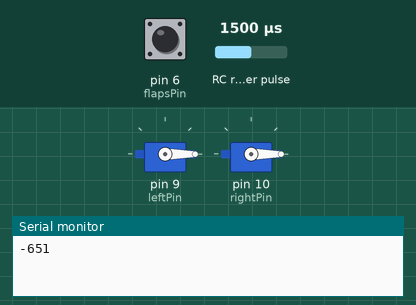
Simulated run of this sketch. Board: Arduino Uno, built with avr-gcc and run on an emulated ATmega328P. Parts: 2 × servo, the last lines printed to the serial monitor. Wiring (inferred from the names in the program): RC receiver channel: data pin 5. The test bench sets the inputs (shaded band); at power-on: RC receiver pulse 1500 µs, pin 6 (flapsPin) LOW.

Above: at 1.2 s.
1.3 s: RC receiver pulse (sensor on pin 5) set to 1750 µs
At 4.2 s:
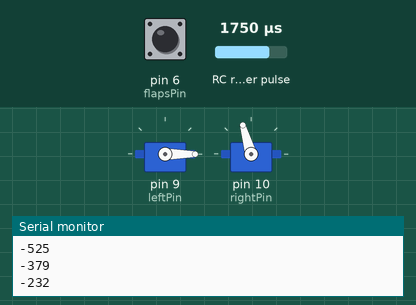
4.3 s: RC receiver pulse (sensor on pin 5) set to 1020 µs
At 7.2 s:
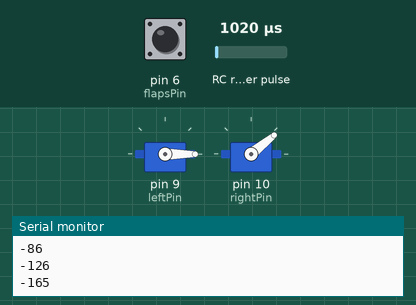
7.3 s: RC receiver pulse (sensor on pin 5) set to 1250 µs
10.3 s: RC receiver pulse (sensor on pin 5) set to 1500 µs
13.3 s: pin 6 (flapsPin) pulsed HIGH 5 times (0.12 s each, 0.3 s apart)
At 15.4 s:
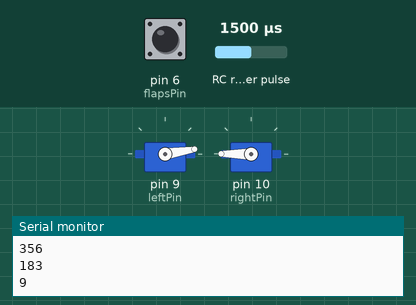
17.8 s: RC receiver pulse (sensor on pin 5) set to 1980 µs
At 24.5 s:
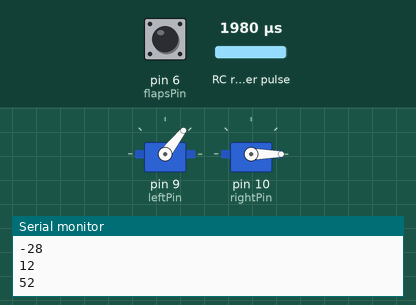
Timing chart, 0 to 25.3 s (numbered marks = the images above; inputs shaded):
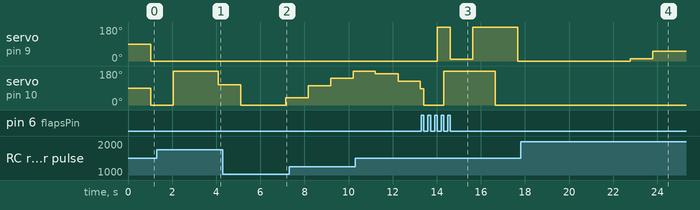

The sketch:

flaperons.ino
```cpp
#include <Servo.h>

#define FLAPSPERCENTAGE 40
#define LISSAGE 5

//Pins
short leftPin = 9;
short rightPin = 10;
short flapsPin = 6;
short aileronsPin = 5;

float expo = 1.0;
int aileronsPulseMin = 1490;
int aileronsPulseMax = 1920;
int flapsPulseMin = 810;
int flapsPulseMax = 1730;
int servoMin = 0;
int servoMax = 180;
int flapsMin = 0;
int flapsMax = servoMax * FLAPSPERCENTAGE / 100;

int lastValues[LISSAGE][2];
short lissageArrayIndex = 0;

Servo left;
Servo right;

int ailerons;
int flaps;

int leftAileron;
int rightAileron;

void setup() {
    Serial.begin(9600);
    left.attach(leftPin);
    right.attach(rightPin);

    pinMode(flapsPin, INPUT);
    pinMode(aileronsPin, INPUT);
}

void loop() {
    ailerons = pulseIn(aileronsPin, HIGH);
    lastValues[lissageArrayIndex][0] = ailerons;
    flaps = pulseIn(flapsPin, HIGH);
    lastValues[lissageArrayIndex][1] = flaps;
    lissageArrayIndex ++;
    if (lissageArrayIndex == LISSAGE){
        lissageArrayIndex = 0;
    }
    ailerons = 0;
    flaps = 0;
    for (int i = 0; i<LISSAGE; i++){
        ailerons += lastValues[i][0];
        flaps += lastValues[i][1];
    }
    ailerons = ailerons / LISSAGE;
    flaps = flaps / LISSAGE;
    ailerons = map(ailerons, aileronsPulseMin, aileronsPulseMax, -90, 90);
    flaps = map(flaps, flapsPulseMin, flapsPulseMax, flapsMin, flapsMax);
    leftAileron = flaps + ailerons;
    rightAileron = flaps - ailerons;
    Serial.println(leftAileron);
    left.write(leftAileron);
    right.write(rightAileron);
}
```

Measured:
- after the input at 13.3 s, servo on pin 9 (leftPin): 0° → 180° after 0.72 s, → 9° 0.60 s later, → 180° 1.0 s later, → 0° 2.0 s later
- after the input at 17.8 s, servo on pin 9 (leftPin): 0° → 12° after 5.0 s, → 52° 1.0 s later; servo on pin 10 (rightPin): stays 0° (without the input it goes to 23° after 1.9 s)
